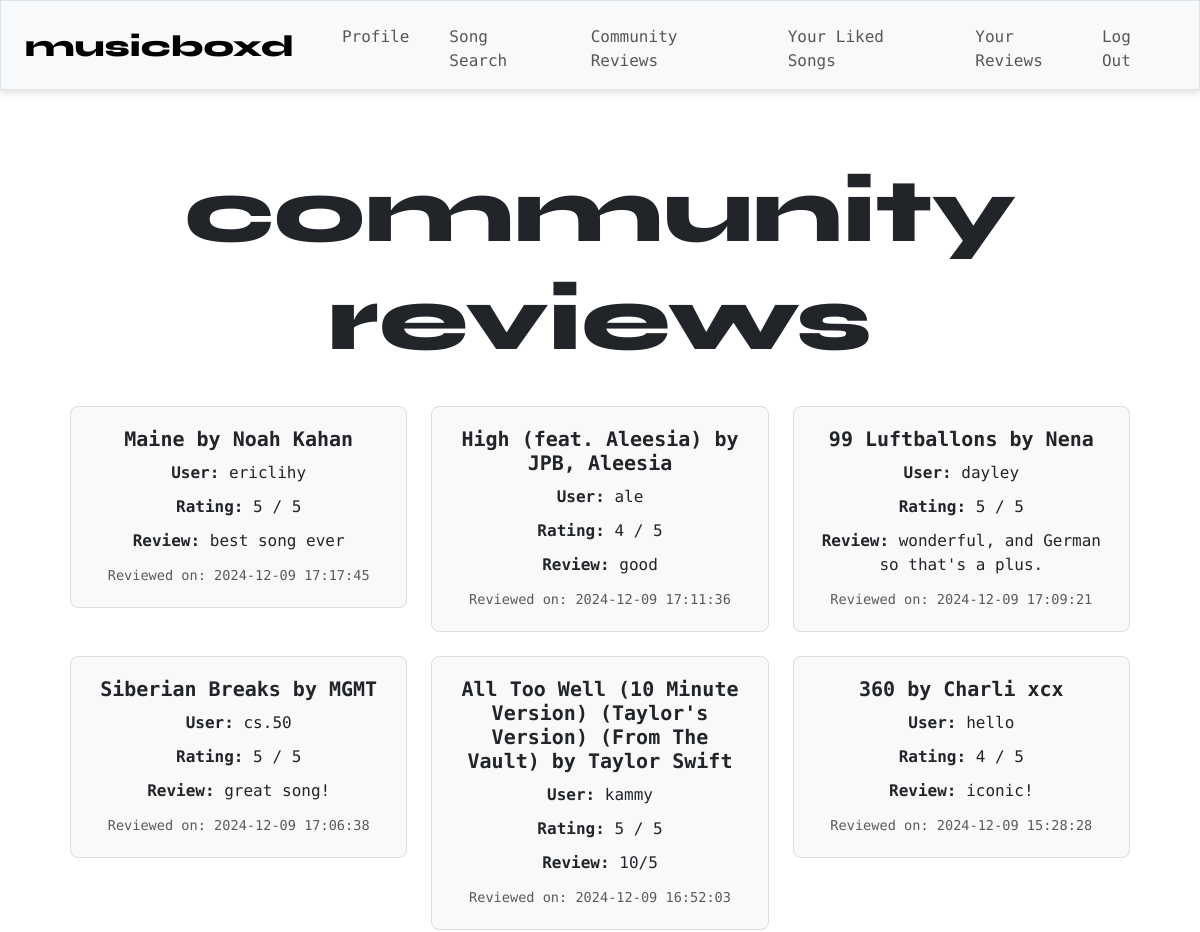
Before: /recent (signed in, upper part) with the older database file.
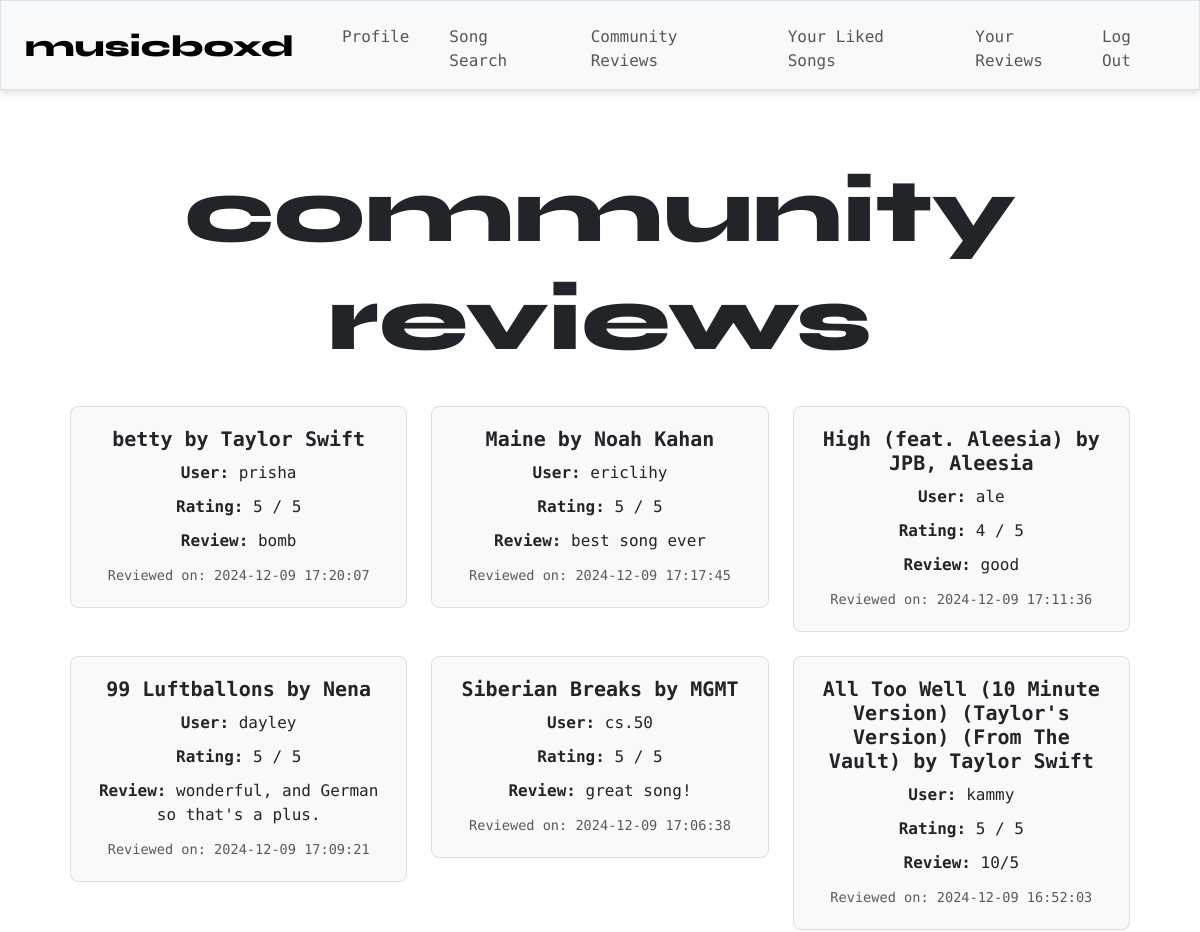
After: the same page with the newer database file.
### tables this page shows
CREATE TABLE reviews ( id INTEGER PRIMARY KEY, review TEXT NOT NULL, rating INTEGER NOT NULL, user_id INTEGER NOT NULL, song_id TEXT NOT NULL, timestamp DATETIME DEFAULT CURRENT_TIMESTAMP, FOREIGN KEY (user_id) REFERENCES users (id), FOREIGN KEY (song_id) REFERENCES songs (id) );

CREATE TABLE songs ( id TEXT PRIMARY KEY, title TEXT NOT NULL, artist TEXT NOT NULL);

CREATE TABLE users ( id INTEGER PRIMARY KEY, username TEXT NOT NULL UNIQUE, hash TEXT NOT NULL );

### app.py (the view)
@app.route("/recent")
@login_required
def recent():
    reviews = db.execute("""
        SELECT users.username, reviews.rating, reviews.timestamp, reviews.review,
               songs.title AS song_title, songs.artist AS song_artist
        FROM reviews
        JOIN users ON reviews.user_id = users.id
        JOIN songs ON reviews.song_id = songs.id
        ORDER BY reviews.timestamp DESC
    """)
    return render_template("recent.html", reviews=reviews)

### helpers.py (called while the page is built)
def login_required(f):
    @wraps(f)
    def decorated_function(*args, **kwargs):
        if session.get("user_id") is None:
            return redirect("/login")
        return f(*args, **kwargs)
    return decorated_function

### templates/recent.html (shortened to what this page needs)
{% extends "layout.html" %}
{% block main %}
    <div class="container">
        <h1 class="syne">community<br>reviews</h1>
        <br>
        {% if reviews %}
            <div class="row row-cols-1 row-cols-md-3 g-4">
                {% for review in reviews %}
                    <div class="col">
                        <div class="card">
                            <div class="card-body">
                                <h5 class="card-title">{{ review.song_title }} by {{ review.song_artist }}</h5>
                                <p class="card-text"><strong>User:</strong> {{ review.username }}</p>
                                <p class="card-text"><strong>Rating:</strong> {{ review.rating }} / 5</p>
                                <p class="card-text"><strong>Review:</strong> {{ review.review }}</p>
                                <p class="card-text"><small class="text-muted">Reviewed on: {{ review.timestamp }}</small></p>
                            </div>
                        </div>
                    </div>
                {% endfor %}
            </div>
        {% else %}
            <p class="text-muted">No reviews yet.</p>
        {% endif %}
    </div>
{% endblock %}

### templates/layout.html (shortened to what this page needs)
<!DOCTYPE html>
<html lang="en">
    <head>
        <link href="https://cdn.jsdelivr.net/npm/bootstrap@5.3.3/dist/css/bootstrap.min.css" rel="stylesheet">
        <link href="https://cdnjs.cloudflare.com/ajax/libs/font-awesome/6.0.0-beta3/css/all.min.css" rel="stylesheet">
        <link href="/static/styles.css" rel="stylesheet">
    </head>
    <body>
        {% if session["user_id"] %}
            <nav class="bg-light border navbar navbar-expand-md navbar-light">
                <div class="container-fluid px-4">
                    <a class="navbar-brand" href="/"><span class="syne" style="font-size:30px">musicboxd</span></a>
                    <div class="collapse navbar-collapse" id="navbar">
                        <ul class="navbar-nav me-auto mt-2">
                            <li class="nav-item ms-4"><a class="nav-link" href="/profile">Profile</a></li>
                            <li class="nav-item ms-4"><a class="nav-link" href="/search">Song Search</a></li>
                            <li class="nav-item ms-4"><a class="nav-link" href="/recent">Community Reviews</a></li>
                            <li class="nav-item ms-4"><a class="nav-link" href="/all_liked">Your Liked Songs</a></li>
                            <li class="nav-item ms-4"><a class="nav-link" href="/all_reviews">Your Reviews</a></li>
                        </ul>
                        <ul class="navbar-nav ms-auto mt-2">
                            <li class="nav-item"><a class="nav-link" href="/logout">Log Out</a></li>
                        </ul>
                    </div>
                </div>
            </nav>
        {% endif %}
        <main class="container py-5 text-center">
            {% block main %}{% endblock %}
        </main>
    </body>
</html>

### static/styles.css (style rules this page uses)
h1 { font-size: 90px; }
p { font-size: 20px; }
ul { list-style-type: none; }
nav { position: sticky; top: 0; left: 0; right: 0; z-index: 1000; background-color: #fff; box-shadow: 0 4px 6px rgba(0, 0, 0, 0.1); padding: 20px; }
nav .navbar-brand { font-size: xx-large; font-family: "Space Mono"; }
.card { border: 1px solid #ddd; border-radius: 8px; background-color: #f9f9f9; transition: box-shadow 0.3s ease-in-out; }
.card-body { padding: 20px; }
.card-title { font-size: 1.25rem; font-weight: bold; margin-bottom: 10px; }
.card-text { font-size: 1rem; margin-bottom: 8px; }
.card-text small { font-size: 0.85rem; color: #6c757d; }
.card-body p { margin-bottom: 10px; }
.container { padding: 20px; }
body { background-color: #ffffff; font-family: "Space Mono"; overflow: visible; }
.syne { font-family: "Syne", sans-serif; font-optical-sizing: auto; font-weight: 800; font-style: normal; }

Changed rows visible on the page:
no longer on this page (row unchanged): reviews: song_title "360", song_artist "Charli xcx", username "hello", rating "4", review "iconic!", timestamp "2024-12-09 15:28:28"
added reviews: song_title "betty", song_artist "Taylor Swift", username "prisha", rating "5", review "bomb", timestamp "2024-12-09 17:20:07"
